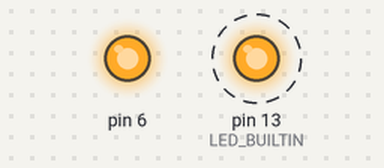
This sketch was run on a simulated Arduino Uno, built with avr-gcc and run on an emulated ATmega328P. Parts: output pins drawn as LEDs (lit = HIGH). Dashed ring = blinking. What the sketch prints to the serial monitor is not drawn.

Above: at 0.2 s.
Timing chart, 0 to 3.0 s (numbered marks = the images above):
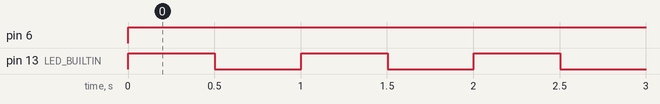

The sketch:

BASICWATERPUMP.ino
```cpp
#include <Arduino.h>
#include "pump.h"

pump pump(6);
char c;

void setup()
{
Serial.begin(115200);
Serial.println("Begin Test");
}

void loop()
{
    pump.routine();
    // if (Serial.available())
    // {
    //     c = Serial.read();

    //     if( c == 'r')
    //     {
    //         pump.run();
    //         Serial.println("pump on");
    //     }

    //     else if(c == 's')
    //     {
    //         pump.stop();
    //         Serial.println("pump off");
    //     }
    // }
    // delayMicroseconds(100);
}
```

Stopwatch.cpp
```cpp
#include <Arduino.h>
#include "Stopwatch.h"

Stopwatch::Stopwatch()
{

}

void Stopwatch::start(unsigned long length)
{
    threshold = length;
    StartTime = millis();
}

unsigned long Stopwatch::GetElapsed()
{
    return (millis() - StartTime);
}

bool Stopwatch::IsRunning()
{
    return (GetElapsed() < threshold);
}
```

Stopwatch.h
```cpp
#ifndef __STOPWATCH_H__
#define __STOPWATCH_H__

class Stopwatch
{
    public:
        Stopwatch();
        void start(unsigned long length);
        unsigned long GetElapsed();
        bool IsRunning();

        unsigned long ONE_SECOND = 1 * 1000;
        unsigned long ONE_MINUTE = 1 * 60 * ONE_SECOND;
        unsigned long ONE_HOUR = 1 * 60 * ONE_MINUTE;

    private:
        bool isRunning = false;
        unsigned long StartTime;
        unsigned long threshold;
};


#endif //___STOPWATCH_H__
```

pump.cpp
```cpp
#include <Arduino.h>
#include "pump.h"


pump::pump(int _pinNumber)
{
    pinNumber = _pinNumber;
    pinMode(pinNumber,OUTPUT);
    pinMode(LED_BUILTIN, OUTPUT);
}

void pump::routine()
{
    Serial.println("Starting Routine");

    // Flood every 3 hours for fill time
    unsigned long WAITTIME = 3 * stopwatch.ONE_HOUR;
    unsigned long FILLTIME = 2 * stopwatch.ONE_MINUTE + 30 * stopwatch.ONE_SECOND;

    bool blinkState = true;

    while (true)
    {
        // Fill the system
        run();
        Serial.print("Filling for ");
        Serial.println(FILLTIME);
        stopwatch.start(FILLTIME);
        while (stopwatch.IsRunning())
        {
            Serial.print(stopwatch.GetElapsed());
            Serial.print(" of ");
            Serial.println(FILLTIME);

            digitalWrite(LED_BUILTIN, blinkState);
            blinkState = !blinkState;

            delay(stopwatch.ONE_SECOND/2);
        }

        // Settle the system
        stop();
        Serial.print("Waiting for ");
        Serial.println(WAITTIME);
        stopwatch.start(WAITTIME);
        while (stopwatch.IsRunning())
        {
            Serial.println("B");
            digitalWrite(LED_BUILTIN, blinkState);
            blinkState = !blinkState;

            delay(2*stopwatch.ONE_SECOND);
        }
    }
}

void pump::run()
{
    Serial.println("running");
    digitalWrite(pinNumber,HIGH);
}


void pump::stop()
{
    Serial.println("Stopping");
    digitalWrite(pinNumber,LOW);
}
```

pump.h
```cpp
#ifndef PUMP_H
#define PUMP_H

#include <Arduino.h>
#include "Stopwatch.h"

class pump
{
    public:
        pump(int pinNumber);
        void routine();
        void run();
        void stop();

    private:
        int pinNumber;
        Stopwatch stopwatch;
};


#endif
```

Measured:
- by itself, pin 6: LOW → HIGH at 0.00 s
- by itself, pin 13 (LED_BUILTIN): alternates HIGH for 0.50 s and LOW for 0.50 s
